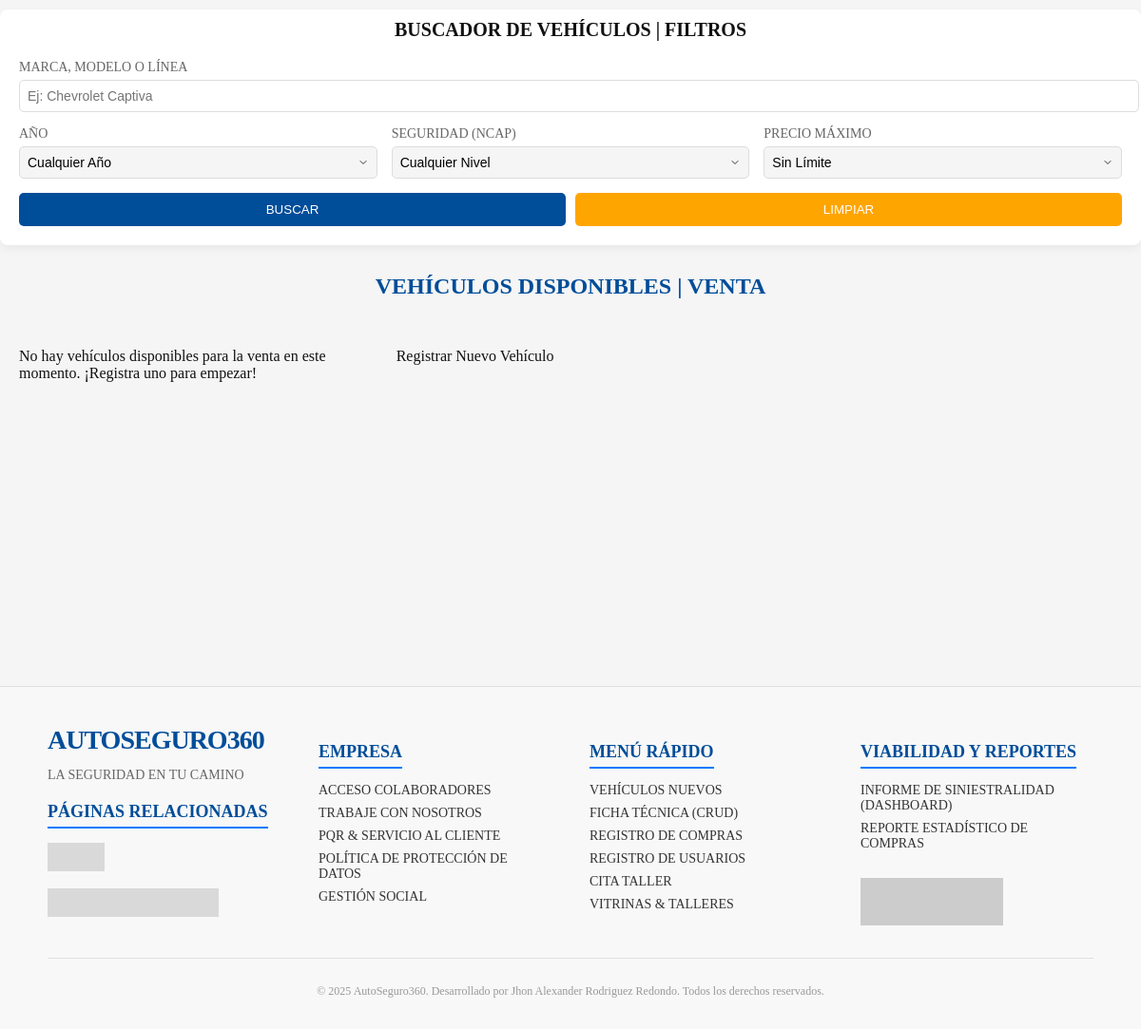
The app's page / (lower part), older data.
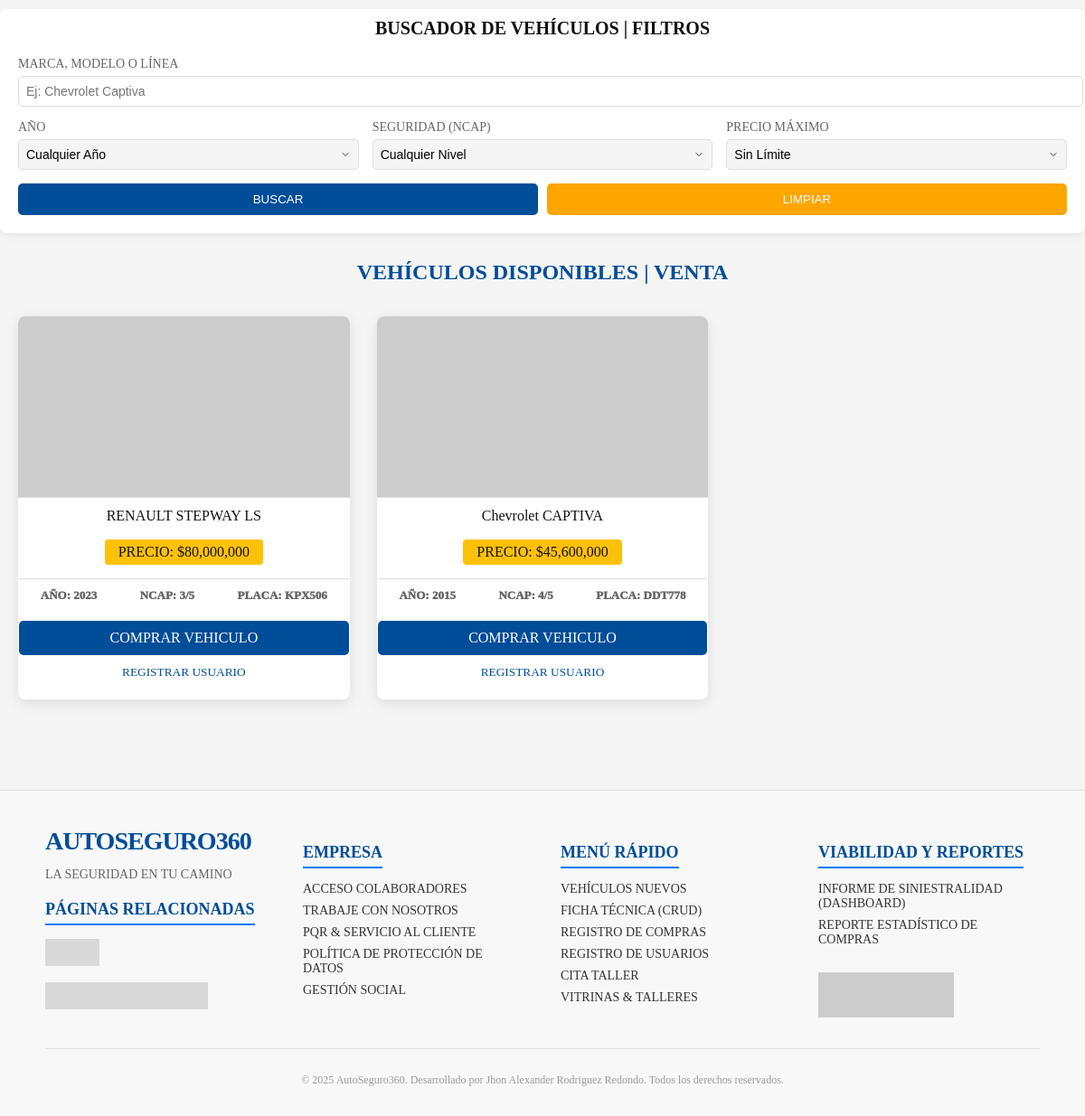
The same page, newer data.
### models.py (models this page shows)
class VehiculoBase(SQLModel):
    placa: str = Field(primary_key=True, description="Placa del vehículo, es el ID único (PK)")
    marca: str
    linea: str
    modelo: int # Año de fabricación
    precio: float
    foto_url: Optional[str] = Field(default=None, description="URL o ruta a la foto del vehículo (Multimedia)")
    nivel_seguridad: Optional[int] = Field(default=0, description="Calificación de seguridad (ej. Latin NCAP)")

class Vehiculo(VehiculoBase, table=True):
    estado: bool = Field(default=True, description="True=activo, False=inactivo (soft delete)")
    fecha_registro: datetime = Field(default_factory=datetime.utcnow)
    ficha_tecnica: Optional["FichaTecnica"] = Relationship(back_populates="vehiculo")
    compras: List["Compra"] = Relationship(back_populates="vehiculo_transaccion")

### main.py (the view)
@app.get("/", tags=["Root - Frontend"])
def homepage(
    request: Request,
    session: Session = Depends(get_session),
    busqueda_texto: Optional[str] = Query(None, description="Texto de búsqueda libre (Marca, Línea)"),
    anio_filtro: Optional[str] = Query(None, description="Filtrar por año de modelo"),
    ncap_filtro: Optional[str] = Query(None, description="Filtrar por calificación Latin NCAP mínima (0-5)"),
    precio_max: Optional[str] = Query(None, description="Filtrar por precio máximo"),
):
    anio_filtro_num: Optional[int] = None
    ncap_filtro_num: Optional[int] = None
    precio_max_num: Optional[float] = None
    try:
        if anio_filtro and anio_filtro != "":
            anio_filtro_num = int(anio_filtro)
        if ncap_filtro and ncap_filtro != "":
            ncap_filtro_num = int(ncap_filtro)
        if precio_max and precio_max != "":
            precio_max_num = float(precio_max)
    except ValueError:
        raise HTTPException(
            status_code=status.HTTP_400_BAD_REQUEST,
            detail="Error de formato: Los filtros de Año, NCAP y Precio Máximo deben ser números válidos."
        )
    statement = select(Vehiculo).where(Vehiculo.estado == True)
    if busqueda_texto:
        search_term = f"%{busqueda_texto}%"
        statement = statement.where(or_(
            Vehiculo.marca.ilike(search_term),
            Vehiculo.linea.ilike(search_term)
        ))
    if anio_filtro_num is not None:
        statement = statement.where(Vehiculo.modelo == anio_filtro_num)
    if ncap_filtro_num is not None:
        statement = statement.where(Vehiculo.nivel_seguridad >= ncap_filtro_num)
    if precio_max_num is not None:
        statement = statement.where(Vehiculo.precio <= precio_max_num)
    vehicles = session.exec(statement).all()
    context = {
        "request": request,
        "titulo_pagina": "AutoSeguro360 - Explorador de Vehículos",
        "vehicles": vehicles,
        "current_search": busqueda_texto or "",
        "current_anio": anio_filtro or "",
        "current_ncap": ncap_filtro or "",
        "current_precio": precio_max or "",
    }
    return templates.TemplateResponse("index.html", context)

### templates/index.html (shortened to what the changed rows need)
<!DOCTYPE html>
<html lang="es">
<head>
    <link rel="stylesheet" href="{{ url_for('static', path='/style.css') }}">
</head>
<body>
    <main>
        <br><br>
        <div class="content-wrapper">
            <br><br>
            <section class="filters-container" id="filtros">
                <center>
                    <h2>BUSCADOR DE VEHÍCULOS | FILTROS</h2>
                </center>
            </section>
            <section class="results-container">
                <center>
                    <h2>VEHÍCULOS DISPONIBLES | VENTA </h2>
                </center>
                <div class="vehicle-cards-grid">
                    {% if vehicles %}
                    {% for vehiculo in vehicles %}
                    <div class="vehicle-card">
                        <div class="card-image">
                            <img src="{{ vehiculo.foto_url or 'https://placehold.co/300x200/555/ffff?text=IMAGEN+NO+DISPONIBLE' }}"
                                alt="{{ vehiculo.marca }} {{ vehiculo.linea }}"
                                onerror="this.onerror=null; this.src='https://placehold.co/300x200/555/fff?text=IMAGEN+ERROR';">
                        </div>
                        <div class="card-content">
                            <h3 class="card-title">{{ vehiculo.marca }} {{ vehiculo.linea }}</h3>
                            <div class="card-price">
                                <span class="price-tag">PRECIO: ${{ "{:,.0f}".format(vehiculo.precio | float) }}</span>
                            </div>
                            <div class="card-details">
                                <span>AÑO: {{ vehiculo.modelo }}</span>
                                <span>NCAP: {{ vehiculo.nivel_seguridad }}/5</span>
                                <span>PLACA: {{ vehiculo.placa }}</span>
                            </div>
                            <div class="card-actions">
                                <a href="/compras/registro?placa={{ vehiculo.placa }}" class="btn-buy">COMPRAR
                                    VEHICULO</a>
                                <button class="btn-compare">REGISTRAR USUARIO</button>
                            </div>
                        </div>
                    </div>
                    {% endfor %}
                    {% else %}
                    <p class="no-results-message">No hay vehículos disponibles para la venta en este momento. ¡Registra
                        uno para empezar!</p>
                    <p><a href="/vehiculos/registro">Registrar Nuevo Vehículo</a></p>
                    {% endif %}
                </div>
            </section>
    </main>
</body>
</html>

Row changes from the older to the newer data that the page shows:
added Vehiculo: marca "RENAULT", linea "STEPWAY LS", precio "80,000,000", modelo "2023", nivel_seguridad "3", placa "KPX506"
added Vehiculo: marca "Chevrolet", linea "CAPTIVA", precio "45,600,000", modelo "2015", nivel_seguridad "4", placa "DDT778"
Text that changed along with them:
text no longer shown: "No hay vehículos disponibles para la venta en este momento. ¡Registra uno para empezar! Registrar Nuevo Vehículo"
